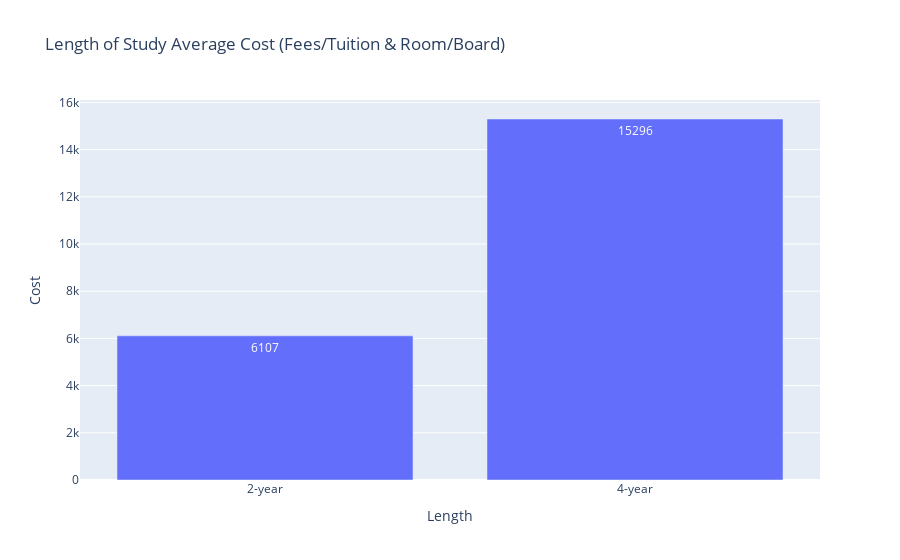

Notebook source saved alongside this figure:
### Code cell
length_study_plot = px.bar(length_study, 
                    x = length_study['Length'], 
                    y = length_study['Cost'], 
                    text = length_study['Cost'].astype(int),
                    title= 'Length of Study Average Cost (Fees/Tuition & Room/Board)')
                    

length_study_plot.show()

### Figure 1 — Plotly figure (JSON) as saved in the notebook; plotly's stock layout.template omitted (floating-point values rounded to 4 significant figures)
{"data": [{"alignmentgroup": "True", "hovertemplate": "Length=%{x}<br>Cost=%{y}<br>text=%{text}<extra></extra>", "legendgroup": "", "marker": {"color": "#636efa", "pattern": {"shape": ""}}, "name": "", "offsetgroup": "", "orientation": "v", "showlegend": false, "text": [6107, 15296], "textposition": "auto", "type": "bar", "x": ["2-year", "4-year"], "xaxis": "x", "y": [6107.0, 15300.0], "yaxis": "y"}], "layout": {"barmode": "relative", "legend": {"tracegroupgap": 0}, "title": {"text": "Length of Study Average Cost (Fees/Tuition & Room/Board)"}, "xaxis": {"anchor": "y", "domain": [0, 1], "title": {"text": "Length"}}, "yaxis": {"anchor": "x", "domain": [0, 1], "title": {"text": "Cost"}}}}
